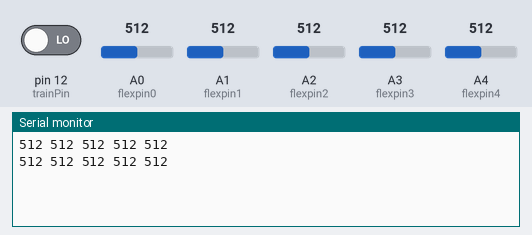
Simulated run of this sketch. Board: Arduino Uno, built with avr-gcc and run on an emulated ATmega328P. Parts: the last lines printed to the serial monitor. The test bench sets the inputs (shaded band); at power-on: A0 (flexpin0) = 512, A1 (flexpin1) = 512, A2 (flexpin2) = 512, A3 (flexpin3) = 512, A4 (flexpin4) = 512, pin 12 (trainPin) LOW.

Above: at 1.8 s.
1.9 s: A0 (flexpin0) set to 716
At 2.8 s:
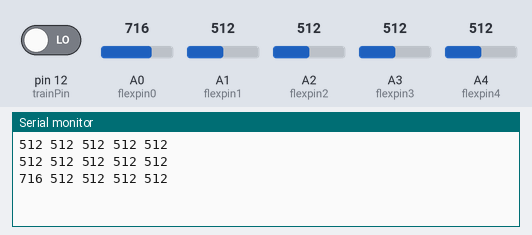
3.4 s: A1 (flexpin1) set to 716
At 4.5 s:
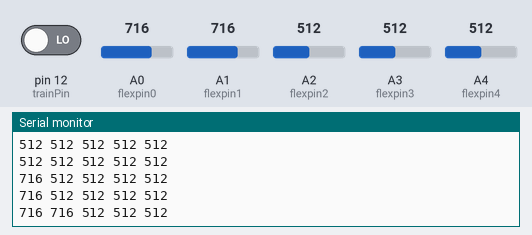
4.9 s: A2 (flexpin2) set to 716
At 5.8 s:
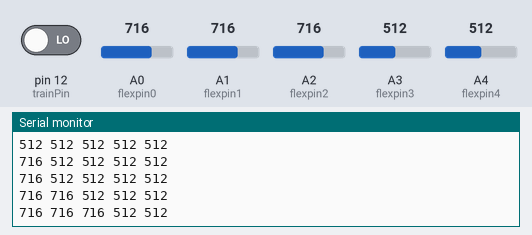
6.4 s: A3 (flexpin3) set to 716
At 7.7 s:
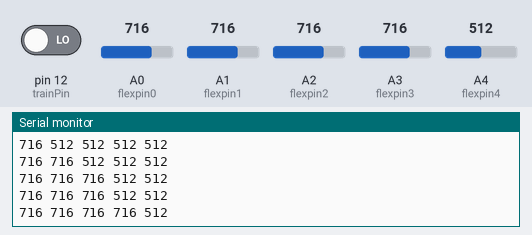
7.9 s: A4 (flexpin4) set to 716
At 8.8 s:
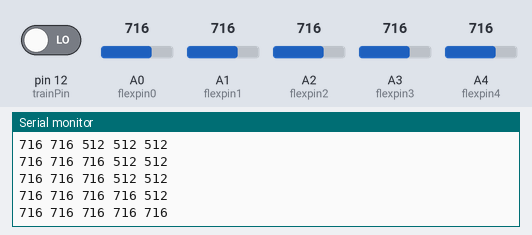
9.4 s: A0 (flexpin0) set to 992
At 10.6 s:
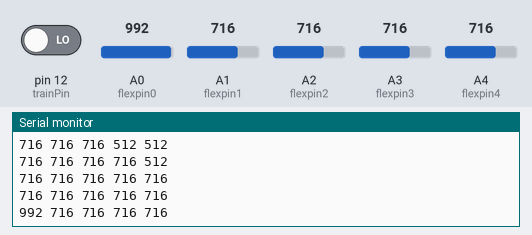
Timing chart, 0 to 11.9 s (numbered marks = the images above; inputs shaded):
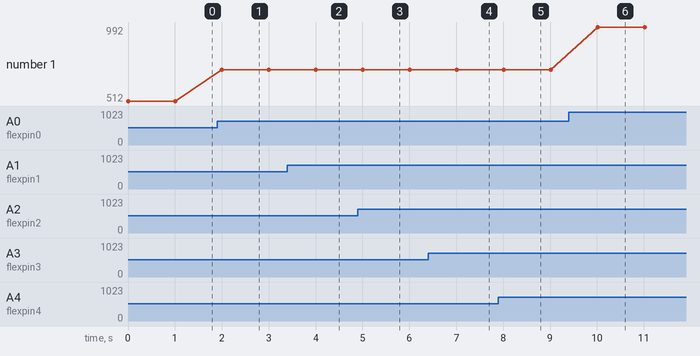

Measured:
- after the input at 1.9 s, the serial monitor: prints a new line after 0.10 s (image 1)
- after the input at 3.4 s, the serial monitor: prints a new line after 0.61 s (image 2)
- after the input at 4.9 s, the serial monitor: prints a new line after 0.11 s (image 3)
- after the input at 6.4 s, the serial monitor: prints a new line after 0.61 s (image 4)
- after the input at 7.9 s, the serial monitor: prints a new line after 0.11 s (image 5)
- after the input at 9.4 s, the serial monitor: prints a new line after 0.61 s (image 6)
- plotted number 1: 512 → 716 after the input at 1.9 s, 716 → 992 after the input at 9.4 s

The sketch:

sketch_aug31a.ino
```cpp
const int flexpin0 = A0 , flexpin1 = A1 , flexpin2 = A2 , flexpin3 = A3, flexpin4 = A4;

int value0 , value1 , value2 ,value3, value4; // for saving values
const int trainPin = 12;

void setup()
{
 pinMode(flexpin0 , INPUT);
 pinMode(flexpin1 , INPUT);
 pinMode(flexpin2 , INPUT);
 pinMode(flexpin3 , INPUT);
 pinMode(flexpin4 , INPUT);
 pinMode(12, INPUT);
 Serial.begin(9600);
}


void loop()
{
    value0 = analogRead(flexpin0);
    value1 = analogRead(flexpin1);
    value2 = analogRead(flexpin2);
    value3 = analogRead(flexpin3);
    value4 = analogRead(flexpin4);
    //thumb
    Serial.print(value0);
    Serial.print(" ");
    //index
    Serial.print(value1);
    Serial.print(" ");
    //middle
    Serial.print(value2);
    Serial.print(" ");
    //ring
    Serial.print(value3);
    Serial.print(" ");
    //chi chi
    Serial.println(value4);
    if (digitalRead(12))
      delay(200);
    else
      delay(1000);
}
```
